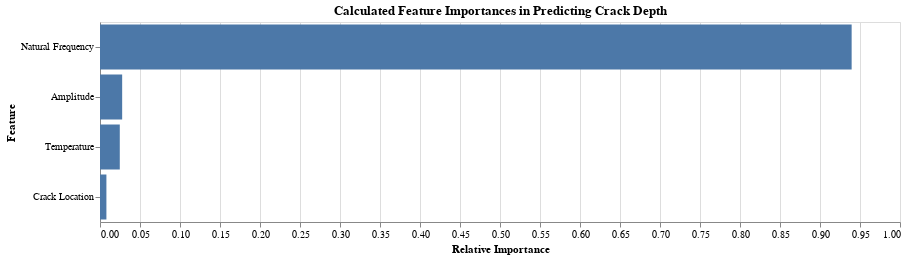

Here is the notebook cell this chart was saved with:
### Code cell
chart = alt.Chart(imp).mark_bar().encode(
    alt.Y('feature:N', title = 'Feature', sort = '-x'),
    alt.X('importance:Q', title = 'Relative Importance')
).properties(title = 'Calculated Feature Importances in Predicting Crack Depth', width = 800, height = 200)

chart

### Figure 1 — Vega-Lite specification as saved in the notebook (floating-point values rounded to 4 significant figures)
{"config": {"view": {"continuousWidth": 400, "continuousHeight": 300}}, "data": {"name": "data-8006f40d7ccdd2fc9956eef925adb2a7"}, "mark": "bar", "encoding": {"x": {"type": "quantitative", "field": "importance", "title": "Relative Importance"}, "y": {"type": "nominal", "field": "feature", "sort": "-x", "title": "Feature"}}, "height": 200, "title": "Calculated Feature Importances in Predicting Crack Depth", "width": 800, "$schema": "https://vega.github.io/schema/vega-lite/v4.8.1.json", "datasets": {"data-8006f40d7ccdd2fc9956eef925adb2a7": [{"feature": "Crack Location", "importance": 0.008005}, {"feature": "Temperature", "importance": 0.02473}, {"feature": "Natural Frequency", "importance": 0.9396}, {"feature": "Amplitude", "importance": 0.02771}]}}
